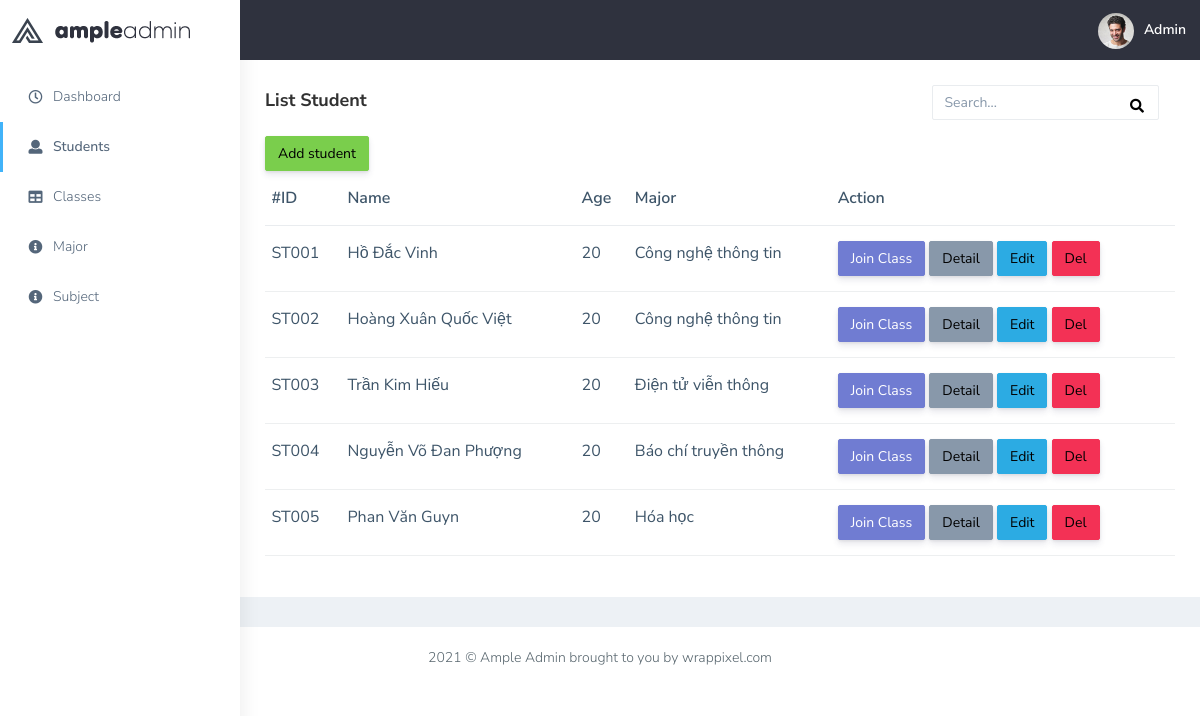
Page /student on the committed database.
### tables this page shows
CREATE TABLE `students` (
  `id` varchar(20) NOT NULL,
  `name` varchar(30) NOT NULL,
  `age` int(11) NOT NULL,
  `major` varchar(30) NOT NULL
);

### Controllers/StudentController.php (called while the page is built, shortened)
<?php
include_once "./Models/Student.php";
class StudentController
{
    static public function index()
    {
        try {
            if(isset($_GET['keyword'])){
                $list_student = Student::search($_GET['keyword']);
            }
            else {
                $list_student = Student::getList();
            }
            include_once "./Views/student.php";
        } catch (\Throwable $th) {
            echo $th->getMessage();
        }
    }
}

### Models/Student.php (called while the page is built, shortened)
<?php
class Student
{
    function __construct($id, $name, $age, $major)
    {
        $this->id = $id;
        $this->name = $name;
        $this->age = $age;
        $this->major = $major;
    }
    static function getList()
    {
        $conn = DB::connect();
        $sql = "SELECT * FROM students";
        $result = $conn->query($sql);
        $ls = [];
        if ($result->num_rows > 0) {
            while ($row = $result->fetch_assoc()) {
                $ls[] = new Student($row['id'], $row['name'], $row['age'], $row['major']);
            }
        }
        return $ls;
    }
}
?>

### Views/student.php (the view)
<?php
include_once "./Views/header.php";
include_once "./Views/slidebar.php";
?>
    <div class="page-wrapper">
    <div class="row">
        <div class="col-md-12 col-lg-12 col-sm-12">
            <div class="white-box">
                <div class="d-md-flex mb-3">
                    <h3 class="box-title mb-0">List Student</h3>
                    <form role="search" class="col-md-3 col-sm-4 col-xs-6 ms-auto app-search d-none d-md-block me-3">
                        <input type="text" placeholder="Search..." class="form-control mt-0" name="keyword" >
                        <button type="submit" style="position:absolute; right:50px; top:35px; border:none; background-color:white"><i class="fa fa-search"></i></button>
                    </form>
                </div>
                <div class="container-m5">
                <a href="./add_student"><button class="btn btn-success">Add student</button></a>
                </div>
                <div class="table-responsive">
                    <table class="table no-wrap">
                        <thead>
                            <tr>
                                <th class="border-top-0">#ID</th>
                                <th class="border-top-0">Name</th>
                                <th class="border-top-0">Age</th>
                                <th class="border-top-0">Major</th>
                                <th class="border-top-0">Action</th>
                            </tr>
                        </thead>
                        <tbody>
                        <?php foreach($list_student as $student){?>
                            <tr>
                                <td><?=$student->id?></td>
                                <td class="txt-oflo"><?=$student->name?></td>
                                <td><?=$student->age?></td>
                                <td class="txt-oflo"><?=$student->major?></td>
                                <td><span class="text-success">
                                <a href="./join_class?id=<?=$student->id?>"><button class="btn btn-primary">Join Class</button></a>
                                <a href="./detail_student?id=<?=$student->id?>"><button class="btn btn-secondary">Detail</button></a>
                                <a href="./edit_student?id=<?=$student->id?>"><button class="btn btn-info">Edit</button></a>
                                <a href="./delete_student?id=<?=$student->id?>"><button class="btn btn-danger">Del</button></a>
                                </span></td>
                            </tr>
                        <?php }?>
                        </tbody>
                    </table>
                </div>
            </div>
        </div>
    </div>
    </div>
<?php
include_once "./Views/footer.php";
?>

### index.php (shortened to what this page needs)
<?php
$url = isset($_GET['url']) ? $_GET['url'] : "";
$method = $_SERVER['REQUEST_METHOD'];
include_once "./Controllers/StudentController.php";
switch ($url) {
    case 'student':
        switch ($method) {
            case 'GET':
                StudentController::index();
                return;
        }
}
?>

### Views/header.php (shortened to what this page needs)
<!DOCTYPE html>
<html dir="ltr" lang="en">
<head>
    <link href="plugins/bower_components/chartist/dist/chartist.min.css" rel="stylesheet">
    <link rel="stylesheet" href="plugins/bower_components/chartist-plugin-tooltips/dist/chartist-plugin-tooltip.css">
    <link href="css/style.min.css" rel="stylesheet">
</head>
<body>
    <div id="main-wrapper" data-layout="vertical" data-navbarbg="skin5" data-sidebartype="full"
        data-sidebar-position="absolute" data-header-position="absolute" data-boxed-layout="full">
        <header class="topbar" data-navbarbg="skin5">
            <nav class="navbar top-navbar navbar-expand-md navbar-dark">
                <div class="navbar-header" data-logobg="skin6">
                    <a class="navbar-brand" href="./">
                        <b class="logo-icon">
                            <img src="plugins/images/logo-icon.png" alt="homepage" />
                        </b>
                        <span class="logo-text">
                            <img src="plugins/images/logo-text.png" alt="homepage" />
                        </span>
                    </a>
                </div>
                <div class="navbar-collapse collapse" id="navbarSupportedContent" data-navbarbg="skin5">
                    <ul class="navbar-nav ms-auto d-flex align-items-center">
                        <li>
                            <a class="profile-pic" href="#">
                                <img src="plugins/images/users/varun.jpg" alt="user-img" width="36"
                                    class="img-circle"><span class="text-white font-medium">Admin</span></a>
                        </li>
                    </ul>
                </div>
            </nav>
        </header>

### Views/slidebar.php
<aside class="left-sidebar" data-sidebarbg="skin6">
    <div class="scroll-sidebar">
        <nav class="sidebar-nav">
            <ul id="sidebarnav">
                <li class="sidebar-item pt-2">
                    <a class="sidebar-link waves-effect waves-dark sidebar-link" href="./"
                        aria-expanded="false">
                        <i class="far fa-clock" aria-hidden="true"></i>
                        <span class="hide-menu">Dashboard</span>
                    </a>
                </li>
                <li class="sidebar-item">
                    <a class="sidebar-link waves-effect waves-dark sidebar-link" href="./student"
                        aria-expanded="false">
                        <i class="fa fa-user" aria-hidden="true"></i>
                        <span class="hide-menu">Students</span>
                    </a>
                </li>
                <li class="sidebar-item">
                    <a class="sidebar-link waves-effect waves-dark sidebar-link" href="./class"
                        aria-expanded="false">
                        <i class="fa fa-table" aria-hidden="true"></i>
                        <span class="hide-menu">Classes</span>
                    </a>
                </li>
                <li class="sidebar-item">
                    <a class="sidebar-link waves-effect waves-dark sidebar-link" href="./major"
                        aria-expanded="false">
                        <i class="fa fa-info-circle" aria-hidden="true"></i>
                        <span class="hide-menu">Major</span>
                    </a>
                </li>
                <li class="sidebar-item">
                    <a class="sidebar-link waves-effect waves-dark sidebar-link" href="./subject"
                        aria-expanded="false">
                        <i class="fa fa-info-circle" aria-hidden="true"></i>
                        <span class="hide-menu">Subject</span>
                    </a>
                </li>
            </ul>
        </nav>
    </div>
</aside>

### Views/footer.php (shortened to what this page needs)
<footer class="footer text-center"> 2021 © Ample Admin brought to you by <a
                    >wrappixel.com</a>
            </footer>
        </div>
</body>
</html>

### rows in the picture
students: id "ST001", name "Hồ Đắc Vinh", age "20", major "Công nghệ thông tin"
students: id "ST002", name "Hoàng Xuân Quốc Việt", age "20", major "Công nghệ thông tin"
students: id "ST003", name "Trần Kim Hiếu", age "20", major "Điện tử viễn thông"
students: id "ST004", name "Nguyễn Võ Đan Phượng", age "20", major "Báo chí truyền thông"
students: id "ST005", name "Phan Văn Guyn", age "20", major "Hóa học"
